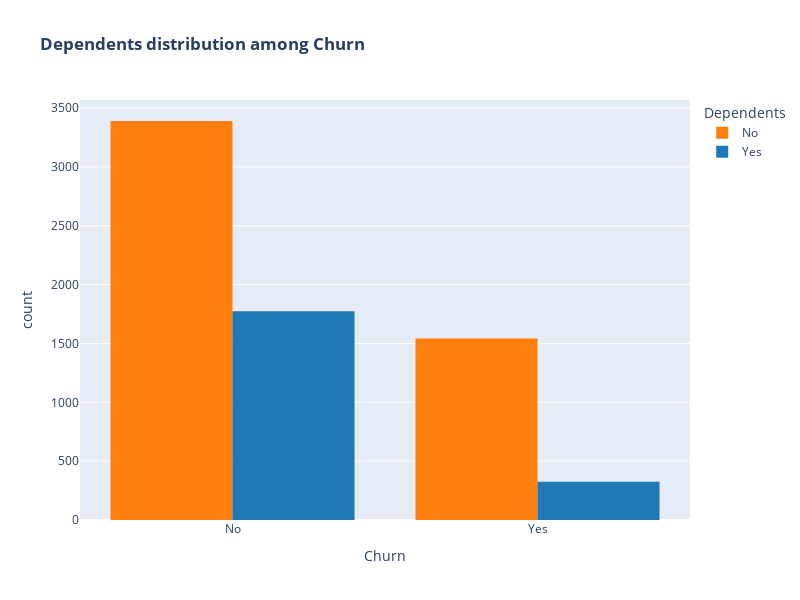

Source (notebook cell):
### Code cell
color_map = {"Yes": "#1f77b4", "No": "#ff7f0e"}

# Creating a grouped histogram to show the distribution of Churn with respect to Dependents
fig = px.histogram(df, x="Churn", color="Dependents", barmode="group",
                   title="<b>Dependents distribution among Churn</b>",
                   color_discrete_map=color_map)

fig.update_layout(width=800, height=600, bargap=0.2)

fig.show()

### Figure 1 — Plotly figure (JSON) as saved in the notebook; plotly's stock layout.template omitted (floating-point values rounded to 4 significant figures; data arrays with more than 128 entries replaced by an {"elided": "..."} marker saying what was removed)
{"data": [{"alignmentgroup": "True", "bingroup": "x", "hovertemplate": "Dependents=No<br>Churn=%{x}<br>count=%{y}<extra></extra>", "legendgroup": "No", "marker": {"color": "#ff7f0e", "pattern": {"shape": ""}}, "name": "No", "offsetgroup": "No", "orientation": "v", "showlegend": true, "type": "histogram", "x": {"elided": "4933 str values"}, "xaxis": "x", "yaxis": "y"}, {"alignmentgroup": "True", "bingroup": "x", "hovertemplate": "Dependents=Yes<br>Churn=%{x}<br>count=%{y}<extra></extra>", "legendgroup": "Yes", "marker": {"color": "#1f77b4", "pattern": {"shape": ""}}, "name": "Yes", "offsetgroup": "Yes", "orientation": "v", "showlegend": true, "type": "histogram", "x": {"elided": "2099 str values"}, "xaxis": "x", "yaxis": "y"}], "layout": {"bargap": 0.2, "barmode": "group", "height": 600, "legend": {"title": {"text": "Dependents"}, "tracegroupgap": 0}, "title": {"text": "<b>Dependents distribution among Churn</b>"}, "width": 800, "xaxis": {"anchor": "y", "autorange": true, "domain": [0, 1], "range": [-0.5, 1.5], "title": {"text": "Churn"}, "type": "category"}, "yaxis": {"anchor": "x", "autorange": true, "domain": [0, 1], "range": [0, 3568.0], "title": {"text": "count"}}}}
